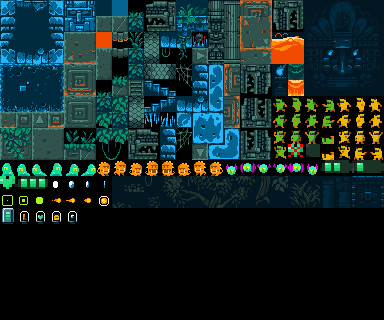

A level layout from a 2D game, rendered from its tile map. Below: a short description, then the map file with its tile-grid data intact:
An orthogonal 24x20 tile map with 16x16 px tiles, 1 tile layer (Tile Layer 1).

<map version="1.4" tiledversion="1.4.3" orientation="orthogonal" renderorder="right-down" width="24" height="20" tilewidth="16" tileheight="16" infinite="0" nextlayerid="2" nextobjectid="1">
 <tileset firstgid="1" source="valid_tileset.tsx" />
 <layer id="1" name="Tile Layer 1" width="24" height="20">
  <data encoding="csv">
1,2,3,4,5,6,7,8,9,10,11,12,13,14,15,16,17,18,19,20,21,22,23,24,
25,26,27,28,29,30,31,32,33,34,35,36,37,38,39,40,41,42,43,44,45,46,47,48,
49,50,51,52,53,54,55,56,57,58,59,60,61,62,63,64,65,66,67,68,69,70,71,72,
73,74,75,76,77,78,79,80,81,82,83,84,85,86,87,88,89,90,91,92,93,94,95,96,
97,98,99,100,101,102,103,104,105,106,107,108,109,110,111,112,113,114,115,116,117,118,119,120,
121,122,123,124,125,126,127,128,129,130,131,132,133,134,135,136,137,138,139,140,141,142,143,144,
145,146,147,148,149,150,151,152,153,154,155,156,157,158,159,160,161,162,163,164,165,166,167,168,
169,170,171,172,173,174,175,176,177,178,179,180,181,182,183,184,185,186,187,188,189,190,191,192,
193,194,195,196,197,198,199,200,201,202,203,204,205,206,207,208,209,210,211,212,213,214,215,216,
217,218,219,220,221,222,223,224,225,226,227,228,229,230,231,232,233,234,235,236,237,238,239,240,
241,242,243,244,245,246,247,248,249,250,251,252,253,254,255,256,257,258,259,260,261,262,263,264,
265,266,267,268,269,270,271,272,273,274,275,276,277,278,279,280,281,282,283,284,285,286,287,288,
289,290,291,292,293,294,295,296,297,298,299,300,301,302,303,304,305,306,307,308,309,310,311,312,
313,314,315,316,317,318,319,320,321,322,323,324,325,326,327,328,329,330,331,332,333,334,335,336,
0,0,0,0,0,0,0,0,0,0,0,0,0,0,0,0,0,0,0,0,0,0,0,0,
0,0,0,0,0,0,0,0,0,0,0,0,0,0,0,0,0,0,0,0,0,0,0,0,
0,0,0,0,0,0,0,0,0,0,0,0,0,0,0,0,0,0,0,0,0,0,0,0,
0,0,0,0,0,0,0,0,0,0,0,0,0,0,0,0,0,0,0,0,0,0,0,0,
0,0,0,0,0,0,0,0,0,0,0,0,0,0,0,0,0,0,0,0,0,0,0,0,
0,0,0,0,0,0,0,0,0,0,0,0,0,0,0,0,0,0,0,0,0,0,0,0
</data>
 </layer>
</map>